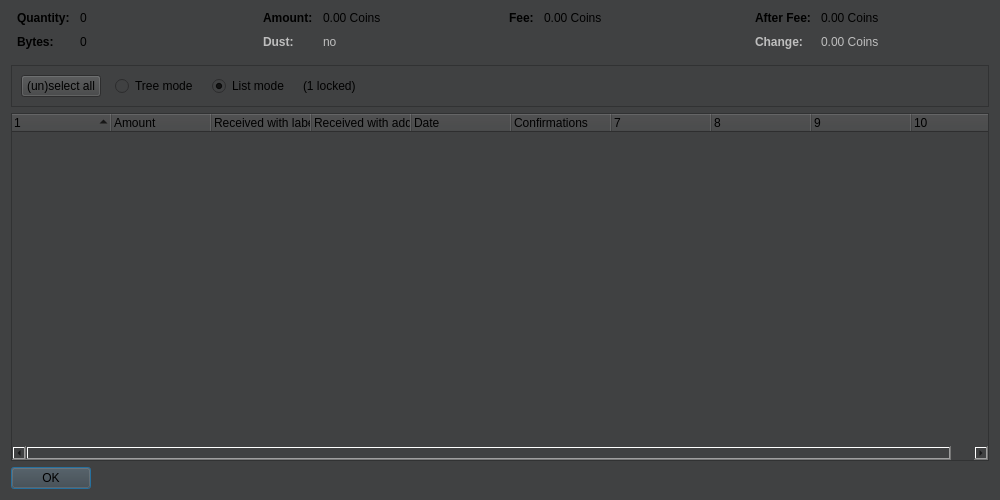
<?xml version="1.0" encoding="UTF-8"?>
<ui version="4.0">
 <class>CoinControlDialog</class>
 <widget class="QDialog" name="CoinControlDialog">
  <property name="geometry">
   <rect>
    <x>0</x>
    <y>0</y>
    <width>1000</width>
    <height>500</height>
   </rect>
  </property>
  <property name="windowTitle">
   <string>Coin Selection</string>
  </property>
  <property name="styleSheet">
   <string notr="true">background-color: rgb(64, 65, 66);</string>
  </property>
  <layout class="QVBoxLayout" name="verticalLayout">
   <item>
    <layout class="QHBoxLayout" name="horizontalLayoutTop" stretch="0,0,0,0">
     <property name="topMargin">
      <number>0</number>
     </property>
     <property name="bottomMargin">
      <number>10</number>
     </property>
     <item>
      <layout class="QFormLayout" name="formLayoutCoinControl1">
       <property name="horizontalSpacing">
        <number>10</number>
       </property>
       <property name="verticalSpacing">
        <number>10</number>
       </property>
       <property name="leftMargin">
        <number>6</number>
       </property>
       <property name="rightMargin">
        <number>6</number>
       </property>
       <item row="0" column="0">
        <widget class="QLabel" name="labelCoinControlQuantityText">
         <property name="font">
          <font>
           <bold>true</bold>
          </font>
         </property>
         <property name="text">
          <string>Quantity:</string>
         </property>
        </widget>
       </item>
       <item row="0" column="1">
        <widget class="QLabel" name="labelCoinControlQuantity">
         <property name="cursor">
          <cursorShape>IBeamCursor</cursorShape>
         </property>
         <property name="contextMenuPolicy">
          <enum>Qt::ActionsContextMenu</enum>
         </property>
         <property name="text">
          <string notr="true">0</string>
         </property>
         <property name="textInteractionFlags">
          <set>Qt::LinksAccessibleByMouse|Qt::TextSelectableByKeyboard|Qt::TextSelectableByMouse</set>
         </property>
        </widget>
       </item>
       <item row="1" column="0">
        <widget class="QLabel" name="labelCoinControlBytesText">
         <property name="font">
          <font>
           <bold>true</bold>
          </font>
         </property>
         <property name="text">
          <string>Bytes:</string>
         </property>
        </widget>
       </item>
       <item row="1" column="1">
        <widget class="QLabel" name="labelCoinControlBytes">
         <property name="cursor">
          <cursorShape>IBeamCursor</cursorShape>
         </property>
         <property name="contextMenuPolicy">
          <enum>Qt::ActionsContextMenu</enum>
         </property>
         <property name="text">
          <string notr="true">0</string>
         </property>
         <property name="textInteractionFlags">
          <set>Qt::LinksAccessibleByMouse|Qt::TextSelectableByKeyboard|Qt::TextSelectableByMouse</set>
         </property>
        </widget>
       </item>
      </layout>
     </item>
     <item>
      <layout class="QFormLayout" name="formLayoutCoinControl2">
       <property name="horizontalSpacing">
        <number>10</number>
       </property>
       <property name="verticalSpacing">
        <number>10</number>
       </property>
       <property name="leftMargin">
        <number>6</number>
       </property>
       <property name="rightMargin">
        <number>6</number>
       </property>
       <item row="0" column="0">
        <widget class="QLabel" name="labelCoinControlAmountText">
         <property name="font">
          <font>
           <bold>true</bold>
          </font>
         </property>
         <property name="text">
          <string>Amount:</string>
         </property>
        </widget>
       </item>
       <item row="0" column="1">
        <widget class="QLabel" name="labelCoinControlAmount">
         <property name="cursor">
          <cursorShape>IBeamCursor</cursorShape>
         </property>
         <property name="contextMenuPolicy">
          <enum>Qt::ActionsContextMenu</enum>
         </property>
         <property name="text">
          <string notr="true">0.00 Coins</string>
         </property>
         <property name="textInteractionFlags">
          <set>Qt::LinksAccessibleByMouse|Qt::TextSelectableByKeyboard|Qt::TextSelectableByMouse</set>
         </property>
        </widget>
       </item>
       <item row="1" column="0">
        <widget class="QLabel" name="labelCoinControlLowOutputText">
         <property name="enabled">
          <bool>false</bool>
         </property>
         <property name="font">
          <font>
           <bold>true</bold>
          </font>
         </property>
         <property name="text">
          <string>Dust:</string>
         </property>
        </widget>
       </item>
       <item row="1" column="1">
        <widget class="QLabel" name="labelCoinControlLowOutput">
         <property name="enabled">
          <bool>false</bool>
         </property>
         <property name="cursor">
          <cursorShape>IBeamCursor</cursorShape>
         </property>
         <property name="contextMenuPolicy">
          <enum>Qt::ActionsContextMenu</enum>
         </property>
         <property name="text">
          <string notr="true">no</string>
         </property>
         <property name="textInteractionFlags">
          <set>Qt::LinksAccessibleByMouse|Qt::TextSelectableByKeyboard|Qt::TextSelectableByMouse</set>
         </property>
        </widget>
       </item>
      </layout>
     </item>
     <item>
      <layout class="QFormLayout" name="formLayoutCoinControl3">
       <property name="horizontalSpacing">
        <number>10</number>
       </property>
       <property name="verticalSpacing">
        <number>10</number>
       </property>
       <property name="leftMargin">
        <number>6</number>
       </property>
       <property name="rightMargin">
        <number>6</number>
       </property>
       <item row="0" column="0">
        <widget class="QLabel" name="labelCoinControlFeeText">
         <property name="font">
          <font>
           <bold>true</bold>
          </font>
         </property>
         <property name="text">
          <string>Fee:</string>
         </property>
        </widget>
       </item>
       <item row="0" column="1">
        <widget class="QLabel" name="labelCoinControlFee">
         <property name="cursor">
          <cursorShape>IBeamCursor</cursorShape>
         </property>
         <property name="contextMenuPolicy">
          <enum>Qt::ActionsContextMenu</enum>
         </property>
         <property name="text">
          <string notr="true">0.00 Coins</string>
         </property>
         <property name="textInteractionFlags">
          <set>Qt::LinksAccessibleByMouse|Qt::TextSelectableByKeyboard|Qt::TextSelectableByMouse</set>
         </property>
        </widget>
       </item>
      </layout>
     </item>
     <item>
      <layout class="QFormLayout" name="formLayoutCoinControl4">
       <property name="horizontalSpacing">
        <number>10</number>
       </property>
       <property name="verticalSpacing">
        <number>10</number>
       </property>
       <property name="leftMargin">
        <number>6</number>
       </property>
       <property name="rightMargin">
        <number>6</number>
       </property>
       <item row="0" column="0">
        <widget class="QLabel" name="labelCoinControlAfterFeeText">
         <property name="font">
          <font>
           <bold>true</bold>
          </font>
         </property>
         <property name="text">
          <string>After Fee:</string>
         </property>
        </widget>
       </item>
       <item row="0" column="1">
        <widget class="QLabel" name="labelCoinControlAfterFee">
         <property name="cursor">
          <cursorShape>IBeamCursor</cursorShape>
         </property>
         <property name="contextMenuPolicy">
          <enum>Qt::ActionsContextMenu</enum>
         </property>
         <property name="text">
          <string notr="true">0.00 Coins</string>
         </property>
         <property name="textInteractionFlags">
          <set>Qt::LinksAccessibleByMouse|Qt::TextSelectableByKeyboard|Qt::TextSelectableByMouse</set>
         </property>
        </widget>
       </item>
       <item row="1" column="0">
        <widget class="QLabel" name="labelCoinControlChangeText">
         <property name="enabled">
          <bool>false</bool>
         </property>
         <property name="font">
          <font>
           <bold>true</bold>
          </font>
         </property>
         <property name="text">
          <string>Change:</string>
         </property>
        </widget>
       </item>
       <item row="1" column="1">
        <widget class="QLabel" name="labelCoinControlChange">
         <property name="enabled">
          <bool>false</bool>
         </property>
         <property name="cursor">
          <cursorShape>IBeamCursor</cursorShape>
         </property>
         <property name="contextMenuPolicy">
          <enum>Qt::ActionsContextMenu</enum>
         </property>
         <property name="text">
          <string notr="true">0.00 Coins</string>
         </property>
         <property name="textInteractionFlags">
          <set>Qt::LinksAccessibleByMouse|Qt::TextSelectableByKeyboard|Qt::TextSelectableByMouse</set>
         </property>
        </widget>
       </item>
      </layout>
     </item>
    </layout>
   </item>
   <item>
    <widget class="QFrame" name="frame">
     <property name="minimumSize">
      <size>
       <width>0</width>
       <height>40</height>
      </size>
     </property>
     <property name="frameShape">
      <enum>QFrame::StyledPanel</enum>
     </property>
     <property name="frameShadow">
      <enum>QFrame::Sunken</enum>
     </property>
     <layout class="QHBoxLayout" name="horizontalLayout">
      <item>
       <layout class="QHBoxLayout" name="horizontalLayoutPanel" stretch="0,0,0,0,0">
        <property name="spacing">
         <number>14</number>
        </property>
        <item>
         <widget class="QPushButton" name="pushButtonSelectAll">
          <property name="sizePolicy">
           <sizepolicy hsizetype="Maximum" vsizetype="Fixed">
            <horstretch>0</horstretch>
            <verstretch>0</verstretch>
           </sizepolicy>
          </property>
          <property name="text">
           <string>(un)select all</string>
          </property>
          <property name="autoDefault">
           <bool>false</bool>
          </property>
         </widget>
        </item>
        <item>
         <widget class="QRadioButton" name="radioTreeMode">
          <property name="sizePolicy">
           <sizepolicy hsizetype="Maximum" vsizetype="Fixed">
            <horstretch>0</horstretch>
            <verstretch>0</verstretch>
           </sizepolicy>
          </property>
          <property name="text">
           <string>Tree mode</string>
          </property>
         </widget>
        </item>
        <item>
         <widget class="QRadioButton" name="radioListMode">
          <property name="sizePolicy">
           <sizepolicy hsizetype="Maximum" vsizetype="Fixed">
            <horstretch>0</horstretch>
            <verstretch>0</verstretch>
           </sizepolicy>
          </property>
          <property name="text">
           <string>List mode</string>
          </property>
          <property name="checked">
           <bool>true</bool>
          </property>
         </widget>
        </item>
        <item>
         <widget class="QLabel" name="labelLocked">
          <property name="text">
           <string notr="true">(1 locked)</string>
          </property>
         </widget>
        </item>
        <item>
         <spacer name="horizontalSpacer">
          <property name="orientation">
           <enum>Qt::Horizontal</enum>
          </property>
          <property name="sizeHint" stdset="0">
           <size>
            <width>40</width>
            <height>20</height>
           </size>
          </property>
         </spacer>
        </item>
       </layout>
      </item>
     </layout>
    </widget>
   </item>
   <item>
    <widget class="CoinControlTreeWidget" name="treeWidget">
     <property name="contextMenuPolicy">
      <enum>Qt::CustomContextMenu</enum>
     </property>
     <property name="sortingEnabled">
      <bool>false</bool>
     </property>
     <property name="columnCount">
      <number>10</number>
     </property>
     <attribute name="headerShowSortIndicator" stdset="0">
      <bool>true</bool>
     </attribute>
     <attribute name="headerStretchLastSection">
      <bool>false</bool>
     </attribute>
     <column>
      <property name="text">
       <string/>
      </property>
     </column>
     <column>
      <property name="text">
       <string>Amount</string>
      </property>
     </column>
     <column>
      <property name="text">
       <string>Received with label</string>
      </property>
     </column>
     <column>
      <property name="text">
       <string>Received with address</string>
      </property>
     </column>
     <column>
      <property name="text">
       <string>Date</string>
      </property>
     </column>
     <column>
      <property name="text">
       <string>Confirmations</string>
      </property>
      <property name="toolTip">
       <string>Confirmed</string>
      </property>
     </column>
     <column>
      <property name="text">
       <string/>
      </property>
     </column>
     <column>
      <property name="text">
       <string/>
      </property>
     </column>
     <column>
      <property name="text">
       <string/>
      </property>
     </column>
     <column>
      <property name="text">
       <string/>
      </property>
     </column>
    </widget>
   </item>
   <item>
    <widget class="QDialogButtonBox" name="buttonBox">
     <property name="sizePolicy">
      <sizepolicy hsizetype="Maximum" vsizetype="Fixed">
       <horstretch>0</horstretch>
       <verstretch>0</verstretch>
      </sizepolicy>
     </property>
     <property name="orientation">
      <enum>Qt::Horizontal</enum>
     </property>
     <property name="standardButtons">
      <set>QDialogButtonBox::Ok</set>
     </property>
    </widget>
   </item>
  </layout>
 </widget>
 <customwidgets>
  <customwidget>
   <class>CoinControlTreeWidget</class>
   <extends>QTreeWidget</extends>
   <header>coincontroltreewidget.h</header>
  </customwidget>
 </customwidgets>
 <resources/>
 <connections/>
</ui>
